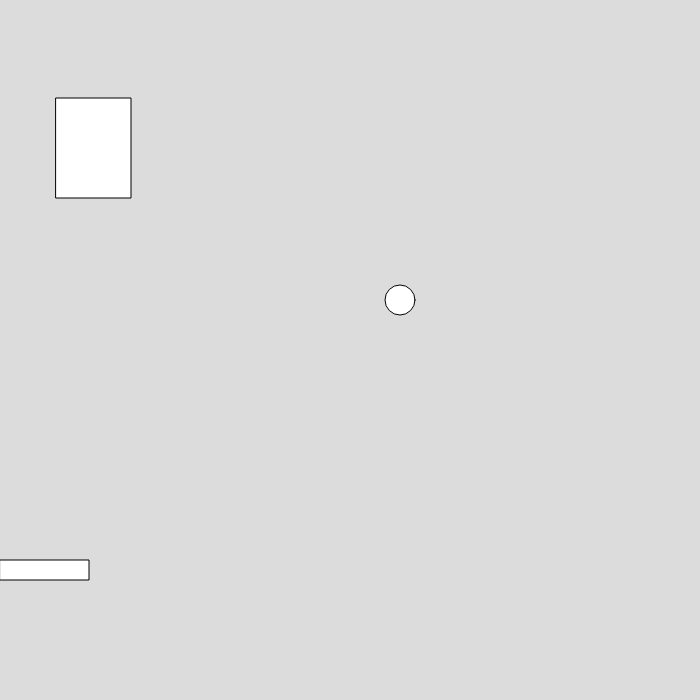
Frame 1 (no input)
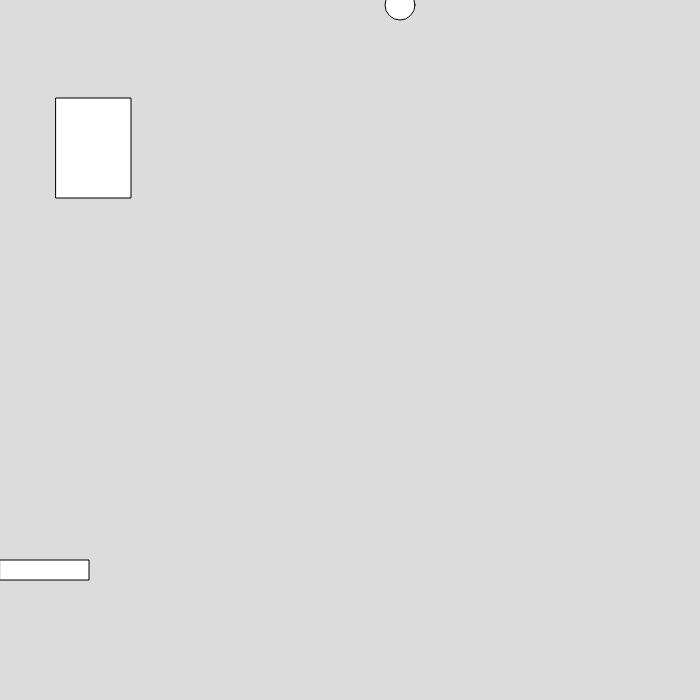
Frame 60 (no input)
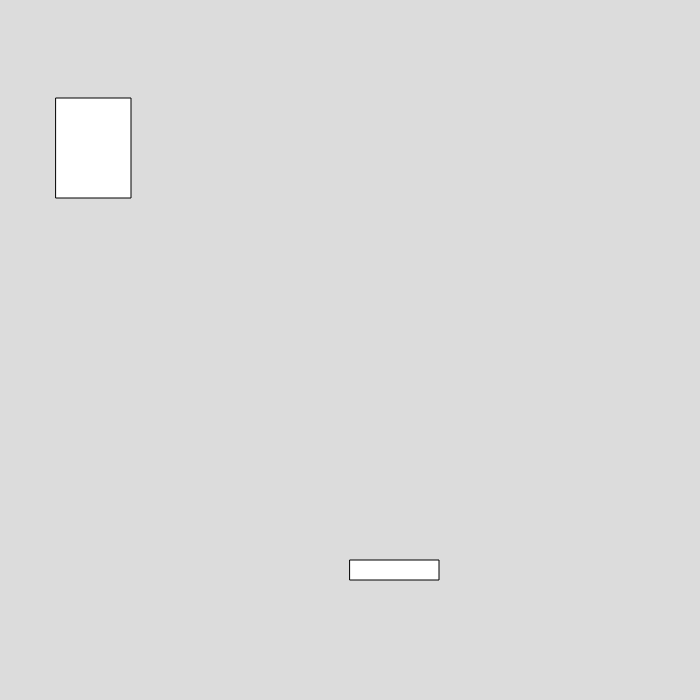
Frame 120 (the mouse pressed at the canvas centre since frame 60)

The p5.js sketch that drew these frames (run headless with seeded random() and noise() and a simulated clock; from frame 60 on, the mouse is pressed at the canvas centre):

// p5.js sketch
// ── sketch.js

var bx=400
var by=300
function setup() {
  createCanvas(700, 700);
  
}

function draw() {
  background(220);
 rect(mouseX,560,89,20) 
ellipse(bx,by,30,30);
by=by-5 

  rect(56 , 98  ,75,100);
  catx=random(300);
  caty=random(300);
  
}
